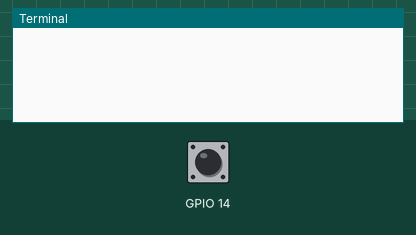
Simulated run of this program. Board: Raspberry Pi (BCM pin numbers). On the bench: the last lines printed to the terminal. The inputs (shaded band) are chosen by the test bench; at power-on: GPIO 14 LOW. No MQTT or app messages arrive unless stated.

Above: at 1.3 s.
1.4 s: GPIO 14 pulled HIGH for 0.15 s
At 2.0 s:
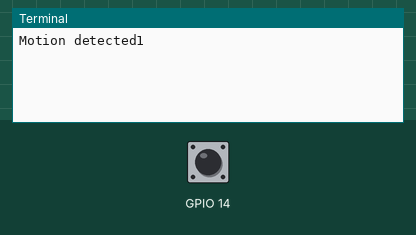
3.0 s: GPIO 14 pulled HIGH for 1 s
At 5.2 s:
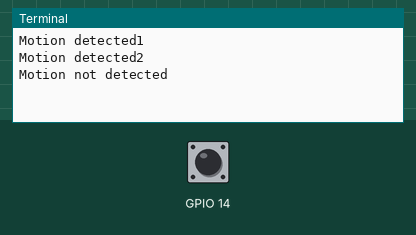
5.5 s: GPIO 14 pulled HIGH for 0.15 s
At 6.3 s:
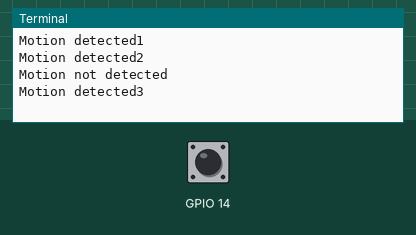

Measured:
- after the input at 1.4 s, the terminal: prints a new line at once (image 1)
- after the input at 3.0 s, the terminal: prints a new line at once (image 2)
- after the input at 5.5 s, the terminal: prints a new line at once (image 3)

The program:

homework_pub.py
```python
import paho.mqtt.client as mqtt
import RPi.GPIO as GPIO
import time

TopicServerIP = "192.168.1.18"
TopicServerPort = 1883
TopicName = "PIR"
counter = 0
mqttc = mqtt.Client("python_pub")
mqttc.connect(TopicServerIP,TopicServerPort)

def setup(GPIOnum):
    GPIO.setmode(GPIO.BCM)
    GPIO.setup(GPIOnum, GPIO.IN, pull_up_down = GPIO.PUD_DOWN)

def motion(GPIOnum):
    global counter
    if GPIO.input(GPIOnum):
        counter += 1
        print("Motion detected{0}".format(counter))
        mqttc.publish(TopicName, "milktea for sale")

    else:
        print("Motion not detected")

if __name__ == "__main__":
    setup(14)
try:
    GPIO.add_event_detect(14, GPIO.BOTH, callback = motion, bouncetime = 500)
    while True:
        time.sleep(1)

except :
    GPIO.cleanup()
```
